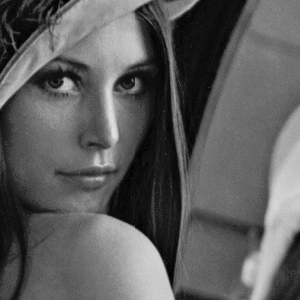
#> input picture Trabalho-2/Imagens/lena.jpg, 300 x 300 px, found by its file name
$ python 5.py
#> lines starting #> are read from the running program, lines starting #| are printed output that depends on the picture
import cv2
import numpy as np
import matplotlib.pyplot as plt
from math import sqrt, exp


def distancia(point1, point2):
    return sqrt((point1[0] - point2[0]) ** 2 + (point1[1] - point2[1]) ** 2)


def FiltroIdeal(D0, imagemLenaShape):
    base = np.ones(imagemLenaShape[:2])
    rows, cols = imagemLenaShape[:2]
    center = (rows / 2, cols / 2)
    for x in range(cols):
        for y in range(rows):
            if distancia((y, x), center) < D0:
                base[y, x] = 0
    return base


def FiltroButterworth(D0, imagemLenaShape, n):
    base = np.zeros(imagemLenaShape[:2])
    rows, cols = imagemLenaShape[:2]
    center = (rows / 2, cols / 2)
    for x in range(cols):
        for y in range(rows):
            base[y, x] = 1 - 1 / \
                (1 + (distancia((y, x), center) / D0) ** (2 * n))
    return base


def FiltroGaussiano(D0, imagemLenaShape):
    base = np.zeros(imagemLenaShape[:2])
    rows, cols = imagemLenaShape[:2]
    center = (rows / 2, cols / 2)
    for x in range(cols):
        for y in range(rows):
            base[y, x] = 1 - \
                exp(((-distancia((y, x), center) ** 2) / (2 * (D0 ** 2))))
    return base


plt.figure(figsize=(6.4 * 5, 4.8 * 5), constrained_layout=False)

imagensPath = "./Trabalho-2/Imagens/"
imagemLena = cv2.imread(imagensPath + "/lena.jpg", 0)
#> imagemLena is the input picture: shape (300, 300); min 0, max 229, mean 93.2


imagemLena_fft = np.fft.fft2(imagemLena)
imagemLena_fft_filtro = np.fft.fftshift(imagemLena_fft)

filtro_pb_ideal_1 = FiltroIdeal(1.0, imagemLena.shape)
plt.subplot(152), plt.imshow(np.abs(filtro_pb_ideal_1),
                             "gray"), plt.title("Filtro Ideal 1.0")

filtro_pb_ideal_15 = FiltroIdeal(1.5, imagemLena.shape)
plt.subplot(153), plt.imshow(np.abs(filtro_pb_ideal_1),
                             "gray"), plt.title("Filtro Ideal 1.5")

filtro_pb_ideal_50 = FiltroIdeal(50, imagemLena.shape)
plt.subplot(154), plt.imshow(np.abs(filtro_pb_ideal_50),
                             "gray"), plt.title("Filtro Ideal 50")

plt.show()
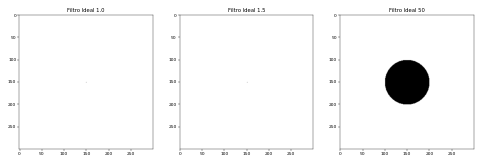
#> figure drawn by matplotlib, 3 panels
plt.figure(figsize=(6.4 * 5, 4.8 * 5), constrained_layout=False)

filtro_pb_Butterworth10 = FiltroButterworth(1.0, imagemLena.shape, 20)
plt.subplot(151), plt.imshow(np.abs(filtro_pb_Butterworth10),
                             "gray"), plt.title("Filtro Butterworth 1.0")

filtro_pb_Butterworth15 = FiltroButterworth(1.5, imagemLena.shape, 20)
plt.subplot(152), plt.imshow(np.abs(filtro_pb_Butterworth15),
                             "gray"), plt.title("Filtro Butterworth 1.5")

filtro_pb_Butterworth50 = FiltroButterworth(50, imagemLena.shape, 20)
plt.subplot(153), plt.imshow(np.abs(filtro_pb_Butterworth50),
                             "gray"), plt.title("Filtro Butterworth 50")

plt.show()
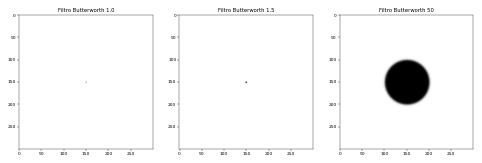
#> figure drawn by matplotlib, 3 panels
plt.figure(figsize=(6.4 * 5, 4.8 * 5), constrained_layout=False)


filtro_pb_Gaussiano10 = FiltroGaussiano(1.0, imagemLena.shape)
#> (the run stopped early here; a loop or call above may not have finished)
